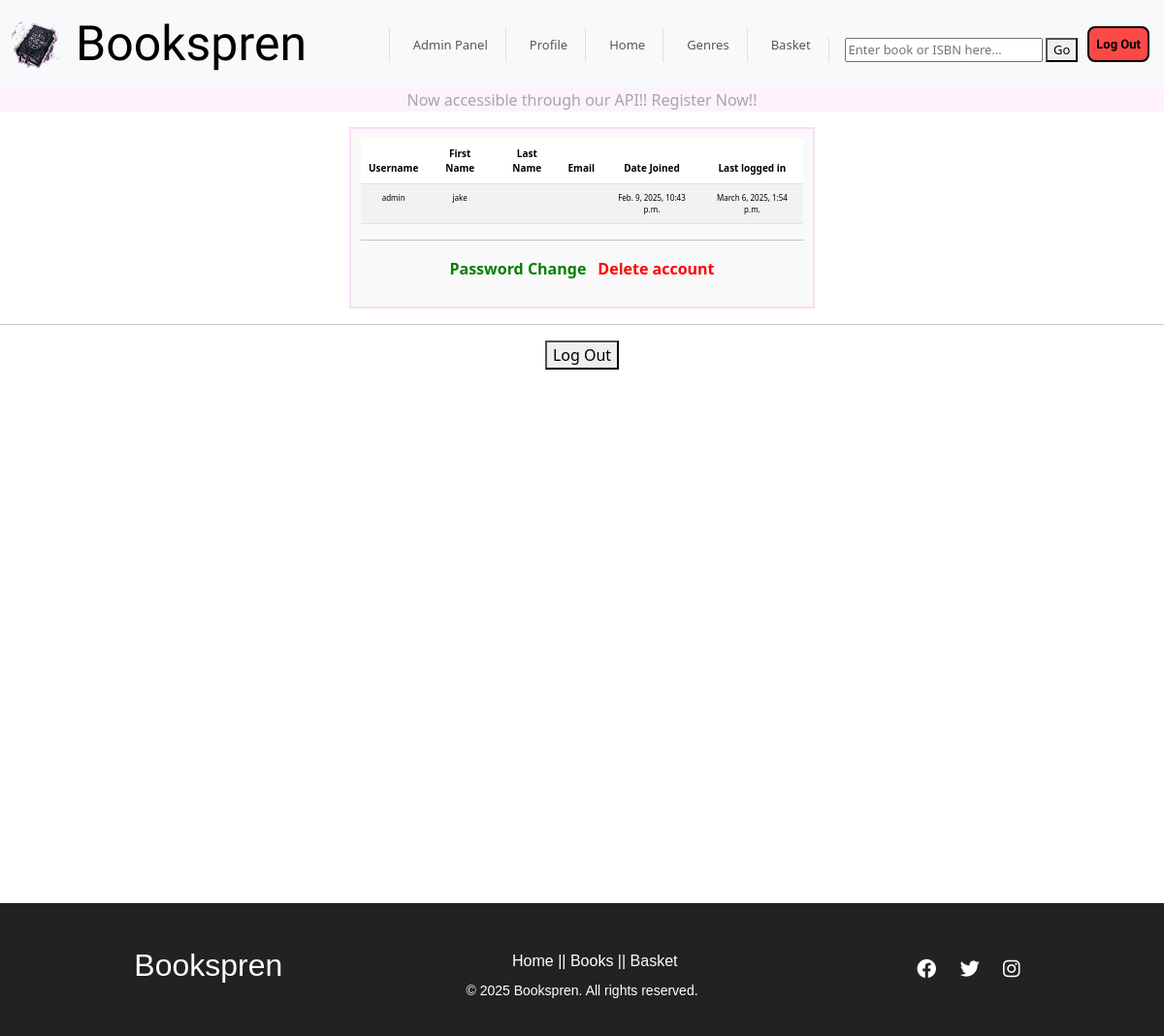
Page /myaccounts/profile_page/ (signed in) on the committed database.
### apps/accounts/models.py (models this page shows, shortened)
class CustomUser(AbstractUser):
    pass

### apps/accounts/views.py (the view)
# urls.py: path("profile_page/", views.profile_page_view, name="profile"),
@login_required
def profile_page_view(request):
    if request.method == "POST":
        user = request.user
        user.delete()  # Deletes the user from the database
        logout(request)  # Logs the user out after deletion
        messages.success(request, "Your account has been deleted.")
        return redirect("home")  # Redirect to the homepage or another page
    return render(request, 'profile_page.html')

### apps/accounts/templates/profile_page.html (shortened to what this page needs)
{% extends 'base.html' %}
{% load static %}
{% block content %}
<div class="profile-div">
    <div class="profile-card" style="min-width: 400px;">
        <table class="table table-striped profile-table">
            <thead style="font-size: 10px">
                <tr>
                    <th>Username</th><th>First Name</th><th>Last Name</th><th>Email</th><th>Date Joined</th><th>Last logged in</th>
                </tr>
        </thead>
        <tbody style="font-size: 8px;">
            <tr>
                <td>{{ user.username }}</td>
                <td>{{ user.first_name }}</td>
                <td>{{ user.last_name }}</td>
                <td>{{ user.email }}</td>
                <td>{{ user.date_joined }}</td>
                <td>{{ user.last_login }}</td>
            </tr>
        </tbody>
        </table>
        <hr>
        <button class="profile-change-button"><a href="{% url 'password_change' %}">Password Change</a></p>
        <form action ={% url 'profile'%} method="post">
            <button class="profile-delete-button" type="submit">Delete account</button>
        </form>
    </div>
<hr>
    <form action="{% url 'logout' %}" method="post">
        <button class="button" type="submit">Log Out</button>
      </form>
</div>
{% endblock %}

### static/css/style.css (style rules this page uses)
.profile-delete-button { border: none; background-color: #f9f9f9; color: red; font-weight: bold; }
.profile-change-button { border: none; background-color: #f9f9f9; }
.profile-change-button a { text-decoration: none; color: #008000; font-weight: bold; }
.profile-div { width: 100%; text-align: center; }
.profile-card { width: 40%; margin: 0 auto; text-align: center; padding: 10px; border: 2px solid #f8dcf5e6; background-color: #f9f9f9; }

### rows in the picture
CustomUser: username "admin", first_name "jake", date_joined "Feb. 9, 2025, 10:43 p.m.", last_login "March 6, 2025, 1:54 p.m."
